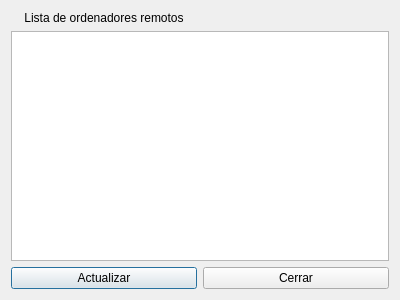
<?xml version="1.0" encoding="UTF-8"?>
<ui version="4.0">
 <class>ActualizarClientes</class>
 <widget class="QDialog" name="ActualizarClientes">
  <property name="geometry">
   <rect>
    <x>0</x>
    <y>0</y>
    <width>400</width>
    <height>300</height>
   </rect>
  </property>
  <property name="windowTitle">
   <string>Actualizar clientes</string>
  </property>
  <property name="windowIcon">
   <iconset resource="recursos.qrc">
    <normaloff>:/imagenes/Emeicjac logo.jpg</normaloff>:/imagenes/Emeicjac logo.jpg</iconset>
  </property>
  <layout class="QGridLayout" name="gridLayout">
   <item row="0" column="0">
    <widget class="QLabel" name="label">
     <property name="text">
      <string>Lista de ordenadores remotos</string>
     </property>
     <property name="alignment">
      <set>Qt::AlignCenter</set>
     </property>
    </widget>
   </item>
   <item row="2" column="0">
    <widget class="QPushButton" name="pushButtonActualizar">
     <property name="text">
      <string>Actualizar</string>
     </property>
    </widget>
   </item>
   <item row="2" column="1">
    <widget class="QPushButton" name="pushButton">
     <property name="text">
      <string>Cerrar</string>
     </property>
    </widget>
   </item>
   <item row="1" column="0" colspan="2">
    <widget class="QListWidget" name="listWidget">
     <property name="itemAlignment">
      <set>Qt::AlignCenter</set>
     </property>
    </widget>
   </item>
  </layout>
 </widget>
 <resources>
  <include location="recursos.qrc"/>
 </resources>
 <connections>
  <connection>
   <sender>pushButton</sender>
   <signal>clicked()</signal>
   <receiver>ActualizarClientes</receiver>
   <slot>close()</slot>
   <hints>
    <hint type="sourcelabel">
     <x>230</x>
     <y>280</y>
    </hint>
    <hint type="destinationlabel">
     <x>313</x>
     <y>-2</y>
    </hint>
   </hints>
  </connection>
 </connections>
</ui>
